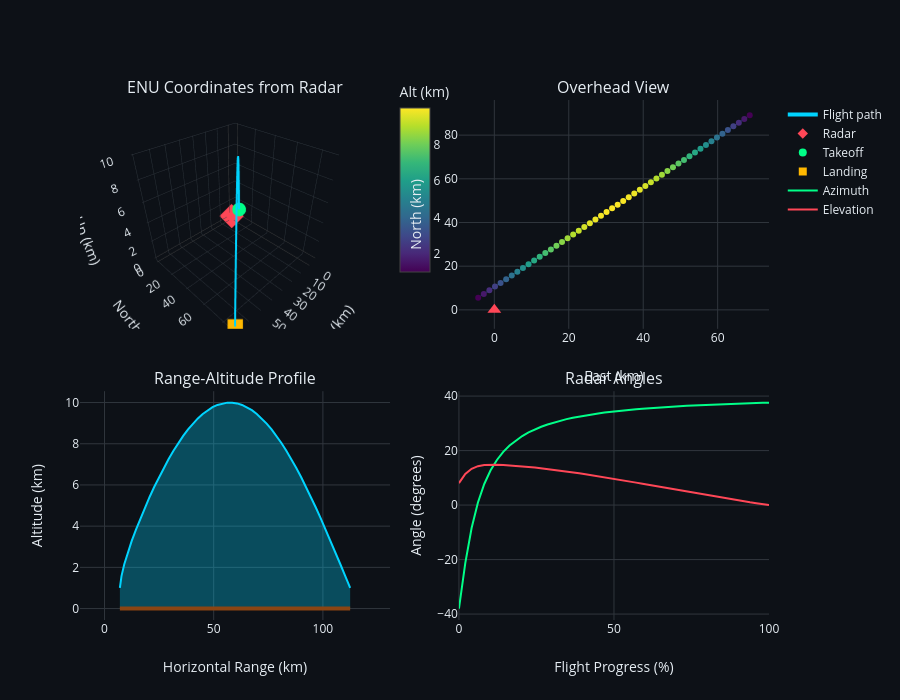

Notebook source saved alongside this figure:
### Code cell
# Comprehensive visualization
fig = make_subplots(
    rows=2, cols=2,
    specs=[[{'type': 'scene'}, {'type': 'xy'}],
           [{'type': 'xy'}, {'type': 'xy'}]],
    subplot_titles=['ENU Coordinates from Radar', 'Overhead View', 
                    'Range-Altitude Profile', 'Radar Angles'],
    vertical_spacing=0.12,
    horizontal_spacing=0.1
)

# 3D ENU view
fig.add_trace(
    go.Scatter3d(x=flight_enu[:, 0]/1e3, y=flight_enu[:, 1]/1e3, z=flight_enu[:, 2]/1e3,
                 mode='lines', line=dict(color='#00d4ff', width=4),
                 name='Flight path'),
    row=1, col=1
)
fig.add_trace(
    go.Scatter3d(x=[0], y=[0], z=[0.1],
                 mode='markers', marker=dict(color='#ff4757', size=8, symbol='diamond'),
                 name='Radar'),
    row=1, col=1
)
fig.add_trace(
    go.Scatter3d(x=[flight_enu[0, 0]/1e3], y=[flight_enu[0, 1]/1e3], z=[flight_enu[0, 2]/1e3],
                 mode='markers', marker=dict(color='#00ff88', size=8),
                 name='Takeoff'),
    row=1, col=1
)
fig.add_trace(
    go.Scatter3d(x=[flight_enu[-1, 0]/1e3], y=[flight_enu[-1, 1]/1e3], z=[flight_enu[-1, 2]/1e3],
                 mode='markers', marker=dict(color='#ffb800', size=8, symbol='square'),
                 name='Landing'),
    row=1, col=1
)

# 2D overhead view with altitude coloring
fig.add_trace(
    go.Scatter(x=flight_enu[:, 0]/1e3, y=flight_enu[:, 1]/1e3,
               mode='markers+lines', 
               marker=dict(color=flight_alt/1e3, colorscale='Viridis', size=6,
                          colorbar=dict(title='Alt (km)', x=0.45, len=0.4, y=0.85)),
               line=dict(color='rgba(0,212,255,0.3)', width=1),
               name='Flight', showlegend=False),
    row=1, col=2
)
fig.add_trace(
    go.Scatter(x=[0], y=[0], mode='markers',
               marker=dict(color='#ff4757', size=12, symbol='triangle-up'),
               showlegend=False),
    row=1, col=2
)

# Range-altitude profile
horizontal_range = np.sqrt(flight_enu[:, 0]**2 + flight_enu[:, 1]**2) / 1e3
fig.add_trace(
    go.Scatter(x=horizontal_range, y=flight_alt/1e3, mode='lines',
               fill='tozeroy', fillcolor='rgba(0,212,255,0.3)',
               line=dict(color='#00d4ff', width=2),
               name='Altitude', showlegend=False),
    row=2, col=1
)
fig.add_trace(
    go.Scatter(x=[horizontal_range[0], horizontal_range[-1]], y=[0, 0],
               mode='lines', line=dict(color='#8B4513', width=4),
               name='Ground', showlegend=False),
    row=2, col=1
)

# Radar angles
fig.add_trace(
    go.Scatter(x=t * 100, y=azimuths, mode='lines',
               name='Azimuth', line=dict(color='#00ff88', width=2)),
    row=2, col=2
)
fig.add_trace(
    go.Scatter(x=t * 100, y=elevations, mode='lines',
               name='Elevation', line=dict(color='#ff4757', width=2)),
    row=2, col=2
)

fig.update_layout(
    template=dark_template,
    height=700,
    scene=dict(
        xaxis_title='East (km)',
        yaxis_title='North (km)',
        zaxis_title='Up (km)',
        xaxis=dict(gridcolor='#30363d'),
        yaxis=dict(gridcolor='#30363d'),
        zaxis=dict(gridcolor='#30363d'),
    ),
)

fig.update_xaxes(title_text='East (km)', row=1, col=2)
fig.update_yaxes(title_text='North (km)', row=1, col=2, scaleanchor='x2', scaleratio=1)
fig.update_xaxes(title_text='Horizontal Range (km)', row=2, col=1)
fig.update_yaxes(title_text='Altitude (km)', row=2, col=1)
fig.update_xaxes(title_text='Flight Progress (%)', row=2, col=2)
fig.update_yaxes(title_text='Angle (degrees)', row=2, col=2)

fig.show()

### Figure 1 — Plotly figure (JSON) as saved in the notebook; plotly's stock layout.template omitted (floating-point values rounded to 4 significant figures)
{"data": [{"line": {"color": "#00d4ff", "width": 4}, "mode": "lines", "name": "Flight path", "scene": "scene", "type": "scatter3d", "x": [-4.335, -2.831, -1.327, 0.1769, 1.68, 3.183, 4.685, 6.187, 7.689, 9.19, 10.69, 12.19, 13.69, 15.19, 16.69, 18.19, 19.68, 21.18, 22.68, 24.17, 25.67, 27.16, 28.66, 30.15, 31.64, 33.13, 34.62, 36.11, 37.6, 39.09, 40.57, 42.06, 43.54, 45.03, 46.51, 47.99, 49.47, 50.95, 52.43, 53.91, 55.38, 56.86, 58.33, 59.8, 61.28, 62.75, 64.22, 65.69, 67.15, 68.62], "y": [5.553, 7.252, 8.952, 10.65, 12.35, 14.06, 15.76, 17.46, 19.16, 20.87, 22.57, 24.28, 25.98, 27.69, 29.39, 31.1, 32.81, 34.51, 36.22, 37.93, 39.64, 41.34, 43.05, 44.76, 46.47, 48.18, 49.88, 51.59, 53.3, 55.01, 56.72, 58.42, 60.13, 61.84, 63.55, 65.25, 66.96, 68.67, 70.37, 72.08, 73.78, 75.49, 77.2, 78.9, 80.61, 82.31, 84.02, 85.72, 87.42, 89.13], "z": [0.9961, 1.572, 2.144, 2.712, 3.271, 3.82, 4.356, 4.878, 5.383, 5.869, 6.334, 6.776, 7.193, 7.584, 7.947, 8.28, 8.581, 8.851, 9.087, 9.288, 9.453, 9.583, 9.675, 9.73, 9.748, 9.727, 9.669, 9.574, 9.441, 9.271, 9.065, 8.823, 8.547, 8.238, 7.895, 7.522, 7.119, 6.688, 6.23, 5.748, 5.242, 4.716, 4.171, 3.609, 3.032, 2.442, 1.843, 1.236, 0.623, 0.007]}, {"marker": {"color": "#ff4757", "size": 8, "symbol": "diamond"}, "mode": "markers", "name": "Radar", "scene": "scene", "type": "scatter3d", "x": [0], "y": [0], "z": [0.1]}, {"marker": {"color": "#00ff88", "size": 8}, "mode": "markers", "name": "Takeoff", "scene": "scene", "type": "scatter3d", "x": [-4.335], "y": [5.553], "z": [0.9961]}, {"marker": {"color": "#ffb800", "size": 8, "symbol": "square"}, "mode": "markers", "name": "Landing", "scene": "scene", "type": "scatter3d", "x": [68.62], "y": [89.13], "z": [0.007]}, {"line": {"color": "rgba(0,212,255,0.3)", "width": 1}, "marker": {"color": [1.0, 1.577, 2.151, 2.72, 3.283, 3.836, 4.377, 4.905, 5.416, 5.91, 6.383, 6.834, 7.261, 7.663, 8.036, 8.382, 8.696, 8.979, 9.23, 9.446, 9.628, 9.774, 9.885, 9.958, 9.995, 9.995, 9.958, 9.885, 9.774, 9.628, 9.446, 9.23, 8.979, 8.696, 8.382, 8.036, 7.663, 7.261, 6.834, 6.383, 5.91, 5.416, 4.905, 4.377, 3.836, 3.283, 2.72, 2.151, 1.577, 1.0], "colorbar": {"len": 0.4, "title": {"text": "Alt (km)"}, "x": 0.45, "y": 0.85}, "colorscale": [[0, "#440154"], [0.1111, "#482878"], [0.2222, "#3e4989"], [0.3333, "#31688e"], [0.4444, "#26828e"], [0.5556, "#1f9e89"], [0.6667, "#35b779"], [0.7778, "#6ece58"], [0.8889, "#b5de2b"], [1, "#fde725"]], "size": 6}, "mode": "markers+lines", "name": "Flight", "showlegend": false, "type": "scatter", "x": [-4.335, -2.831, -1.327, 0.1769, 1.68, 3.183, 4.685, 6.187, 7.689, 9.19, 10.69, 12.19, 13.69, 15.19, 16.69, 18.19, 19.68, 21.18, 22.68, 24.17, 25.67, 27.16, 28.66, 30.15, 31.64, 33.13, 34.62, 36.11, 37.6, 39.09, 40.57, 42.06, 43.54, 45.03, 46.51, 47.99, 49.47, 50.95, 52.43, 53.91, 55.38, 56.86, 58.33, 59.8, 61.28, 62.75, 64.22, 65.69, 67.15, 68.62], "xaxis": "x", "y": [5.553, 7.252, 8.952, 10.65, 12.35, 14.06, 15.76, 17.46, 19.16, 20.87, 22.57, 24.28, 25.98, 27.69, 29.39, 31.1, 32.81, 34.51, 36.22, 37.93, 39.64, 41.34, 43.05, 44.76, 46.47, 48.18, 49.88, 51.59, 53.3, 55.01, 56.72, 58.42, 60.13, 61.84, 63.55, 65.25, 66.96, 68.67, 70.37, 72.08, 73.78, 75.49, 77.2, 78.9, 80.61, 82.31, 84.02, 85.72, 87.42, 89.13], "yaxis": "y"}, {"marker": {"color": "#ff4757", "size": 12, "symbol": "triangle-up"}, "mode": "markers", "showlegend": false, "type": "scatter", "x": [0], "xaxis": "x", "y": [0], "yaxis": "y"}, {"fill": "tozeroy", "fillcolor": "rgba(0,212,255,0.3)", "line": {"color": "#00d4ff", "width": 2}, "mode": "lines", "name": "Altitude", "showlegend": false, "type": "scatter", "x": [7.045, 7.785, 9.05, 10.65, 12.47, 14.41, 16.44, 18.52, 20.65, 22.8, 24.98, 27.17, 29.37, 31.58, 33.8, 36.03, 38.26, 40.5, 42.74, 44.98, 47.22, 49.47, 51.72, 53.97, 56.22, 58.47, 60.72, 62.97, 65.23, 67.48, 69.74, 71.99, 74.24, 76.5, 78.75, 81.0, 83.25, 85.5, 87.76, 90.01, 92.26, 94.51, 96.76, 99.0, 101.3, 103.5, 105.7, 108.0, 110.2, 112.5], "xaxis": "x2", "y": [1.0, 1.577, 2.151, 2.72, 3.283, 3.836, 4.377, 4.905, 5.416, 5.91, 6.383, 6.834, 7.261, 7.663, 8.036, 8.382, 8.696, 8.979, 9.23, 9.446, 9.628, 9.774, 9.885, 9.958, 9.995, 9.995, 9.958, 9.885, 9.774, 9.628, 9.446, 9.23, 8.979, 8.696, 8.382, 8.036, 7.663, 7.261, 6.834, 6.383, 5.91, 5.416, 4.905, 4.377, 3.836, 3.283, 2.72, 2.151, 1.577, 1.0], "yaxis": "y2"}, {"line": {"color": "#8B4513", "width": 4}, "mode": "lines", "name": "Ground", "showlegend": false, "type": "scatter", "x": [7.045, 112.5], "xaxis": "x2", "y": [0, 0], "yaxis": "y2"}, {"line": {"color": "#00ff88", "width": 2}, "mode": "lines", "name": "Azimuth", "type": "scatter", "x": [0.0, 2.041, 4.082, 6.122, 8.163, 10.2, 12.24, 14.29, 16.33, 18.37, 20.41, 22.45, 24.49, 26.53, 28.57, 30.61, 32.65, 34.69, 36.73, 38.78, 40.82, 42.86, 44.9, 46.94, 48.98, 51.02, 53.06, 55.1, 57.14, 59.18, 61.22, 63.27, 65.31, 67.35, 69.39, 71.43, 73.47, 75.51, 77.55, 79.59, 81.63, 83.67, 85.71, 87.76, 89.8, 91.84, 93.88, 95.92, 97.96, 100.0], "xaxis": "x3", "y": [-37.98, -21.32, -8.43, 0.9512, 7.744, 12.76, 16.56, 19.51, 21.86, 23.77, 25.34, 26.66, 27.79, 28.75, 29.59, 30.32, 30.96, 31.54, 32.05, 32.51, 32.93, 33.3, 33.65, 33.96, 34.25, 34.52, 34.76, 34.99, 35.2, 35.4, 35.58, 35.75, 35.91, 36.06, 36.2, 36.33, 36.46, 36.58, 36.69, 36.79, 36.89, 36.99, 37.08, 37.16, 37.24, 37.32, 37.39, 37.46, 37.53, 37.59], "yaxis": "y3"}, {"line": {"color": "#ff4757", "width": 2}, "mode": "lines", "name": "Elevation", "type": "scatter", "x": [0.0, 2.041, 4.082, 6.122, 8.163, 10.2, 12.24, 14.29, 16.33, 18.37, 20.41, 22.45, 24.49, 26.53, 28.57, 30.61, 32.65, 34.69, 36.73, 38.78, 40.82, 42.86, 44.9, 46.94, 48.98, 51.02, 53.06, 55.1, 57.14, 59.18, 61.22, 63.27, 65.31, 67.35, 69.39, 71.43, 73.47, 75.51, 77.55, 79.59, 81.63, 83.67, 85.71, 87.76, 89.8, 91.84, 93.88, 95.92, 97.96, 100.0], "xaxis": "x3", "y": [8.048, 11.42, 13.33, 14.28, 14.7, 14.84, 14.84, 14.75, 14.61, 14.43, 14.23, 14.01, 13.76, 13.5, 13.23, 12.94, 12.64, 12.33, 12.0, 11.67, 11.32, 10.96, 10.6, 10.22, 9.837, 9.446, 9.048, 8.644, 8.236, 7.823, 7.406, 6.988, 6.567, 6.146, 5.725, 5.306, 4.888, 4.472, 4.061, 3.654, 3.252, 2.857, 2.468, 2.087, 1.715, 1.352, 0.9985, 0.6556, 0.3238, 0.003566], "yaxis": "y3"}], "layout": {"annotations": [{"font": {"size": 16}, "showarrow": false, "text": "ENU Coordinates from Radar", "x": 0.225, "xanchor": "center", "xref": "paper", "y": 1, "yanchor": "bottom", "yref": "paper"}, {"font": {"size": 16}, "showarrow": false, "text": "Overhead View", "x": 0.775, "xanchor": "center", "xref": "paper", "y": 1, "yanchor": "bottom", "yref": "paper"}, {"font": {"size": 16}, "showarrow": false, "text": "Range-Altitude Profile", "x": 0.225, "xanchor": "center", "xref": "paper", "y": 0.44, "yanchor": "bottom", "yref": "paper"}, {"font": {"size": 16}, "showarrow": false, "text": "Radar Angles", "x": 0.775, "xanchor": "center", "xref": "paper", "y": 0.44, "yanchor": "bottom", "yref": "paper"}], "height": 700, "scene": {"domain": {"x": [0, 0.45], "y": [0.56, 1]}, "xaxis": {"gridcolor": "#30363d", "title": {"text": "East (km)"}}, "yaxis": {"gridcolor": "#30363d", "title": {"text": "North (km)"}}, "zaxis": {"gridcolor": "#30363d", "title": {"text": "Up (km)"}}}, "xaxis": {"anchor": "y", "domain": [0.55, 1], "title": {"text": "East (km)"}}, "xaxis2": {"anchor": "y2", "domain": [0, 0.45], "title": {"text": "Horizontal Range (km)"}}, "xaxis3": {"anchor": "y3", "domain": [0.55, 1], "title": {"text": "Flight Progress (%)"}}, "yaxis": {"anchor": "x", "domain": [0.56, 1], "scaleanchor": "x2", "scaleratio": 1, "title": {"text": "North (km)"}}, "yaxis2": {"anchor": "x2", "domain": [0, 0.44], "title": {"text": "Altitude (km)"}}, "yaxis3": {"anchor": "x3", "domain": [0, 0.44], "title": {"text": "Angle (degrees)"}}}}
